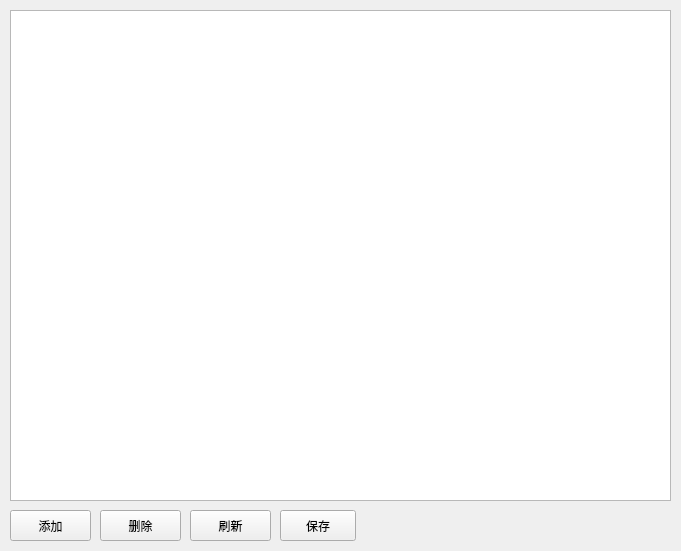
<?xml version="1.0" encoding="UTF-8"?>
<ui version="4.0">
 <class>Xbox</class>
 <widget class="QWidget" name="Xbox">
  <property name="geometry">
   <rect>
    <x>0</x>
    <y>0</y>
    <width>681</width>
    <height>551</height>
   </rect>
  </property>
  <property name="windowTitle">
   <string>Form</string>
  </property>
  <widget class="QPushButton" name="add">
   <property name="geometry">
    <rect>
     <x>10</x>
     <y>510</y>
     <width>81</width>
     <height>31</height>
    </rect>
   </property>
   <property name="text">
    <string>添加</string>
   </property>
  </widget>
  <widget class="QPushButton" name="deleter">
   <property name="geometry">
    <rect>
     <x>100</x>
     <y>510</y>
     <width>81</width>
     <height>31</height>
    </rect>
   </property>
   <property name="text">
    <string>删除</string>
   </property>
  </widget>
  <widget class="QTableView" name="tableView">
   <property name="geometry">
    <rect>
     <x>10</x>
     <y>10</y>
     <width>661</width>
     <height>491</height>
    </rect>
   </property>
  </widget>
  <widget class="QPushButton" name="refursh">
   <property name="geometry">
    <rect>
     <x>190</x>
     <y>510</y>
     <width>81</width>
     <height>31</height>
    </rect>
   </property>
   <property name="text">
    <string>刷新</string>
   </property>
  </widget>
  <widget class="QPushButton" name="pushButton">
   <property name="geometry">
    <rect>
     <x>280</x>
     <y>510</y>
     <width>76</width>
     <height>31</height>
    </rect>
   </property>
   <property name="text">
    <string>保存</string>
   </property>
  </widget>
 </widget>
 <resources/>
 <connections/>
</ui>
